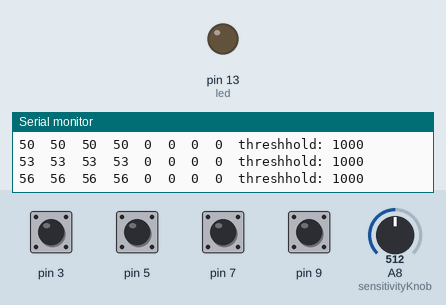
Bench run of a sketch on a simulated Teensy 4. On the bench: output pins drawn as LEDs (lit = HIGH), the last lines printed to the serial monitor. The test bench sets the inputs (shaded band); at power-on: pin 3, pin 5, pin 7, pin 9 HIGH, A8 (sensitivityKnob) = 512.

Above: at 1.2 s.
1.3 s: pin 3 pulled LOW for 0.15 s
At 1.8 s:
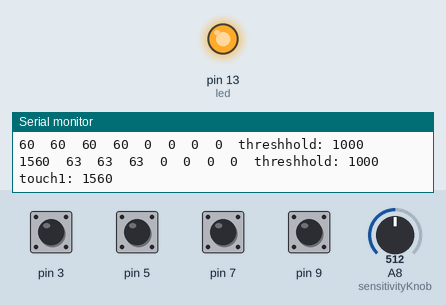
Timing chart, 0 to 4.3 s (numbered marks = the images above; inputs shaded):
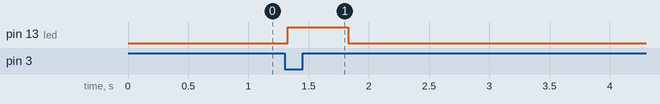

The sketch:

CapacitiveSensor_smoothing.ino
```cpp
#include <CapacitiveSensor.h>

/*
 * CapitiveSense Library Demo Sketch
 * Paul Badger 2008
 * Uses a high value resistor e.g. 10M between send pin and receive pin
 * Resistor effects sensitivity, experiment with values, 50K - 50M. Larger resistor values yield larger sensor values.
 * Receive pin is the sensor pin - try different amounts of foil/metal on this pin
 */
#include <elapsedMillis.h>

int sensorCount = 8;
int touchFlag[] = {0,0,0,0,0,0,0,0};
long total[] = {0,0,0,0,0,0,0,0};

long threshhold = 1000;
int led = 13;
const int channel = 1;
unsigned int interval = 500;


// Define the number of samples to keep track of. The higher the number, the
// more the readings will be smoothed, but the slower the output will respond to
// the input. Using a constant rather than a normal variable lets us use this
// value to determine the size of the readings array.
const int numReadings = 3;

int readings1[numReadings];      // the readings from the analog input
int readings2[numReadings];
int readings3[numReadings];
int readings4[numReadings];
int readings5[numReadings];
int readings6[numReadings];
int readings7[numReadings];
int readings8[numReadings];

int readIndex = 0;              // the index of the current reading
//int total1 = 0;                  // the running total
int average[numReadings];                // the average


#include "FastLED.h"
#define NUM_LEDS 8
CRGB leds[NUM_LEDS];
#define PIN 10

#define sensitivityKnob A8

CapacitiveSensor   sensor1 = CapacitiveSensor(2,3);        // 1M resistor between pins 4 & 2, pin 2 is sensor pin, add a wire and or foil if desired
CapacitiveSensor   sensor2 = CapacitiveSensor(4,5);        // 1M resistor between pins 4 & 6, pin 6 is sensor pin, add a wire and or foil
CapacitiveSensor   sensor3 = CapacitiveSensor(6,7);        // 1M resistor between pins 4 & 8, pin 8 is sensor pin, add a wire and or foil
CapacitiveSensor   sensor4 = CapacitiveSensor(8,9);
CapacitiveSensor   sensor5 = CapacitiveSensor(14,15);
CapacitiveSensor   sensor6 = CapacitiveSensor(16,17);
CapacitiveSensor   sensor7 = CapacitiveSensor(18,19);
CapacitiveSensor   sensor8 = CapacitiveSensor(20,21);

void setup()
{
   Serial.begin(9600);
   pinMode(led, OUTPUT);

   for (int thisReading = 0; thisReading < numReadings; thisReading++) {
    readings1[thisReading] = 0;
    readings2[thisReading] = 0;
    readings3[thisReading] = 0;
    readings4[thisReading] = 0;
    readings5[thisReading] = 0;
    readings6[thisReading] = 0;
    readings7[thisReading] = 0;
    readings8[thisReading] = 0;
  }
}

void loop()
{
    /// threshhold knob
    long sensitivity = analogRead(sensitivityKnob);
    //threshhold = map(sensitivity, 4, 1023, 999, 3000);

    readings1[readIndex] = sensor1.capacitiveSensor(30);
    total[0] = total[0] + readings1[readIndex];

    readings2[readIndex] = sensor2.capacitiveSensor(30);
    total[1] = total[1] + readings2[readIndex];

    readings3[readIndex] = sensor3.capacitiveSensor(30);
    total[2] = total[2] + readings3[readIndex];

    readings4[readIndex] = sensor4.capacitiveSensor(30);
    total[3] = total[3] + readings4[readIndex];
/*
    readings5[readIndex] = sensor5.capacitiveSensor(30);
    total[4] = total[4] + readings5[readIndex];

    readings6[readIndex] = sensor6.capacitiveSensor(30);
    total[5] = total[5] + readings6[readIndex];

    readings7[readIndex] = sensor7.capacitiveSensor(30);
    total[6] = total[6] + readings7[readIndex];

    readings8[readIndex] = sensor8.capacitiveSensor(30);
    total[7] = total[7] + readings8[readIndex];
  */
    readIndex = readIndex + 1;

    // if we're at the end of the array...
    if (readIndex >= numReadings) {
      // ...wrap around to the beginning:
      readIndex = 0;
    }

    // calculate the average:
    for(int i; i<8; i++){
    average[i] = total[i] / numReadings;
    }
 /*
    total[1] =  sensor1.capacitiveSensor(30);
    total[2] =  sensor2.capacitiveSensor(30);
    total[3] =  sensor3.capacitiveSensor(30);
    total[4] =  sensor4.capacitiveSensor(30);
    total[5] =  sensor5.capacitiveSensor(30);
    total[6] =  sensor6.capacitiveSensor(30);
    total[7] =  sensor7.capacitiveSensor(30);
    total[8] =  sensor8.capacitiveSensor(30);
   */
//// Uncomment for setup

for(int i = 0; i <= sensorCount-1; i++){
  Serial.print(average[i]);
  Serial.print("\t");
  if(i == sensorCount-1){
     Serial.print("threshhold: " + String(threshhold));
     Serial.println("\t");
     delay(10);
    }
  }

  readSensor(1, 60);
  readSensor(2, 61);
  readSensor(3, 62);
  readSensor(4, 63);
  //readSensor(5, 64);
  //readSensor(6, 65);
  //readSensor(7, 66);
  //readSensor(8, 67);
  delay(50);

  while (usbMIDI.read()) {
    // ignore incoming messages
  }
}

void readSensor(int sensorNumber, int midiNote){
   if (average[sensorNumber-1] > threshhold && touchFlag[sensorNumber-1] == 0){

      Serial.print("touch" + String(sensorNumber) + ": ");
      Serial.println(average[sensorNumber-1]);


      for(int i; i<8; i++){
         touchFlag[i] = 0;
        }
      touchFlag[sensorNumber-1] = 1;

      usbMIDI.sendNoteOn(midiNote, 127, channel);  // 60 = C4

      elapsedMillis timeElapsed; //// lights on for 1 second
      while(timeElapsed < interval){
      //setPixel(sensorNumber ,0, 0, 255);
      digitalWrite(led, HIGH);
      }

      usbMIDI.sendNoteOff(midiNote, 0, channel);  // 60 = C4

      digitalWrite(led, LOW);
      //setAll(0,0,0);
    }

    if (average[sensorNumber-1] < threshhold){
      touchFlag[sensorNumber-1] = 0;
      }

  }
```

Measured:
- after the input at 1.3 s, pin 13 (led): LOW → HIGH at once, → LOW 0.50 s later
